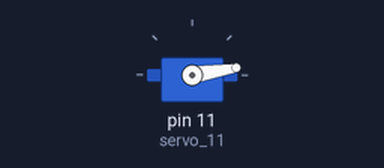
Bench run of a sketch on a simulated Arduino Uno, built with avr-gcc and run on an emulated ATmega328P. Shown: servo.

Above: at 0.15 s.
At 8.56 s:
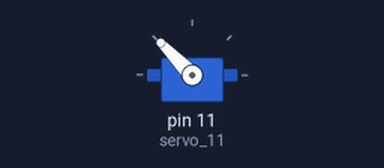
At 17.93 s:
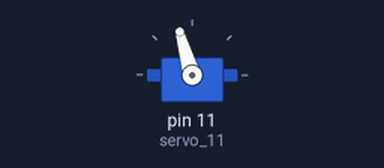
At 35.9 s:
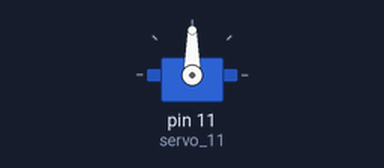
Timing chart, 0 to 40.0 s (numbered marks = the images above):
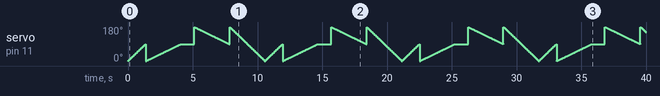

The sketch:

codigo-fonte.ino
```cpp
// Biblioteca para manipular o servo
#include <Servo.h>

//Variável da posição do servo
int i = 0;

//Variável do micro servo
Servo servo_11;

void setup()
{
  // Conecta o micro servo na porta 11
  servo_11.attach(11, 500, 2500);
}

void loop()
{
  // Avança de 0 graus até 90 graus
  for (i = 0; i <= 90; i += 1) {
    servo_11.write(i);
    delay(15);
  }

  // Avança de 90 graus até 180 graus
  for (i = 0; i <= 90; i += 1) {
    servo_11.write(i);
    delay(30);
  }
  delay(1000);

  // Avança de 180 graus até 90 graus
  for (i = 180; i >= 90; i -= 1) {
    servo_11.write(i);
    delay(30);
  }

  // Avança de 90 graus até 0 graus
  for (i = 180; i >= 0; i -= 1) {
    servo_11.write(i);
    delay(15);
  }
}
```
